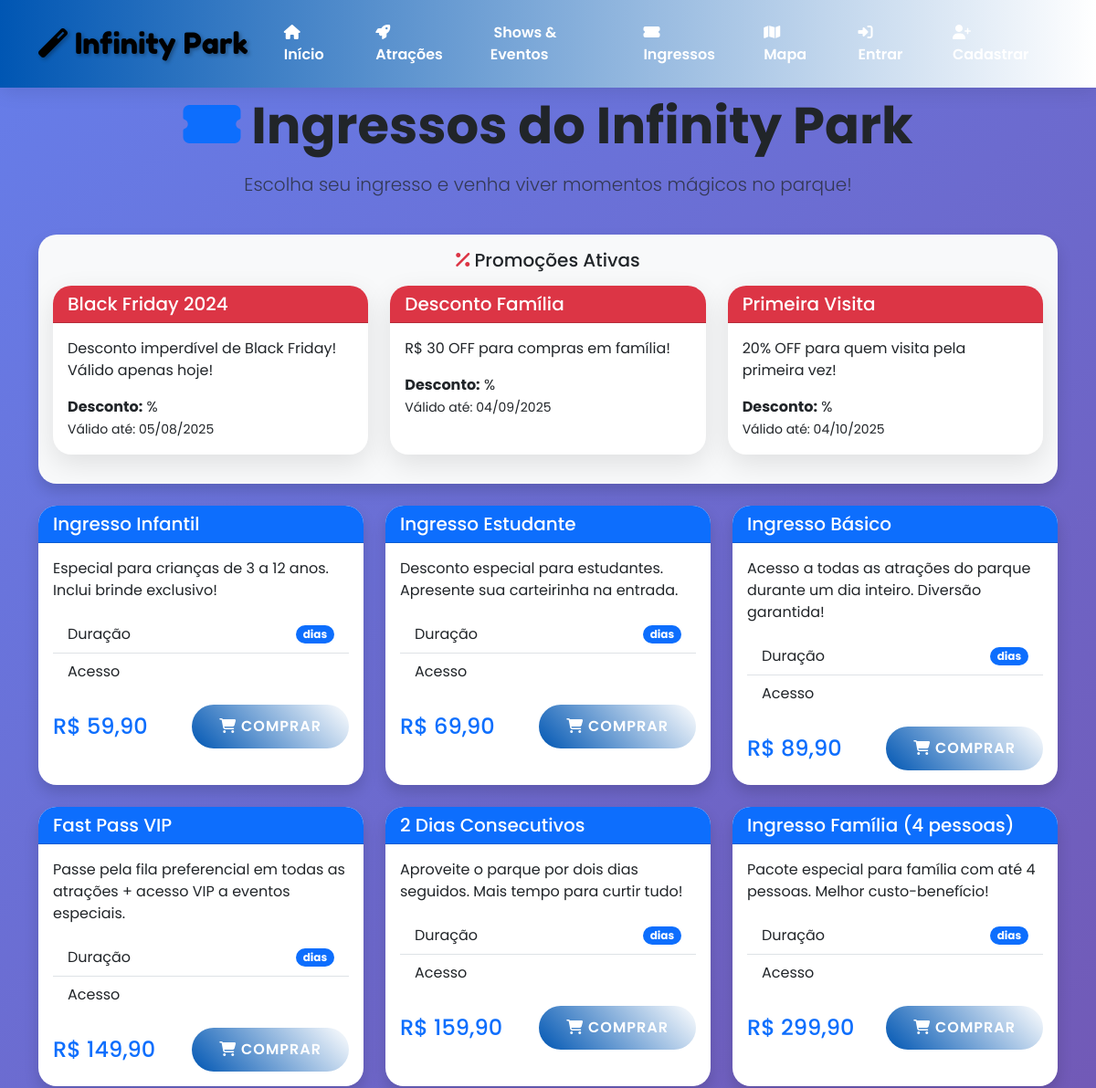
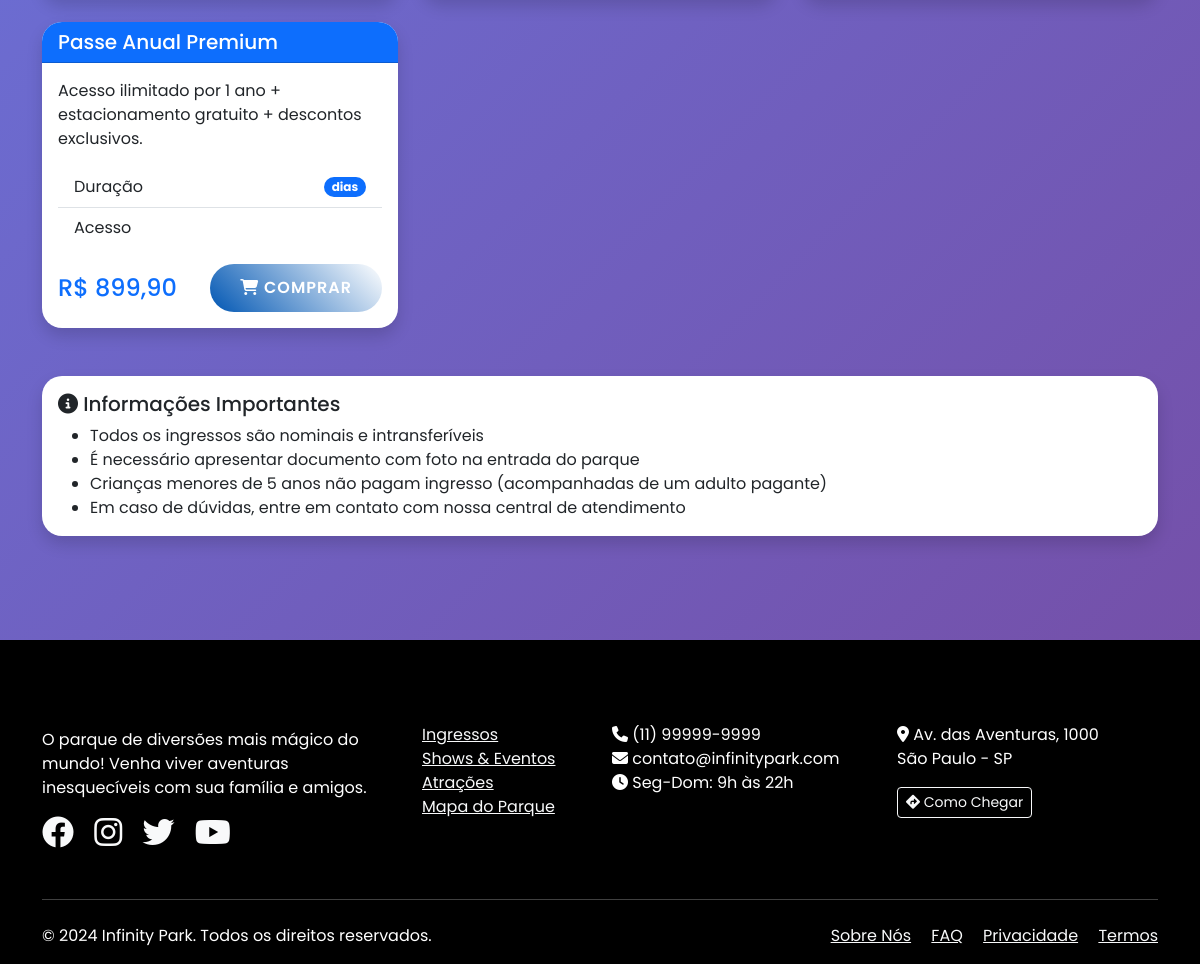
The app's page /ingressos/ with its own data (2 pictures, top to bottom).
### ingressos/models.py (models this page shows, shortened)
class Promocao(models.Model):
    TIPOS_DESCONTO = [
        ('percentual', 'Percentual'),
        ('valor_fixo', 'Valor Fixo'),
    ]
    nome = models.CharField(max_length=100)
    descricao = models.TextField()
    codigo = models.CharField(max_length=50, unique=True, help_text="Código promocional")
    tipo_desconto = models.CharField(max_length=20, choices=TIPOS_DESCONTO)
    valor_desconto = models.DecimalField(max_digits=10, decimal_places=2)
    data_inicio = models.DateTimeField()
    data_fim = models.DateTimeField()
    uso_maximo = models.IntegerField(default=1, help_text="Máximo de usos por usuário")
    quantidade_maxima = models.IntegerField(null=True, blank=True, help_text="Quantidade máxima de usos total")
    quantidade_usada = models.IntegerField(default=0)
    valor_minimo = models.DecimalField(max_digits=10, decimal_places=2, default=0, help_text="Valor mínimo da compra")
    tipos_aplicaveis = models.ManyToManyField(TipoIngresso, blank=True)
    ativo = models.BooleanField(default=True)
    class Meta:
        verbose_name = 'Promoção'
        verbose_name_plural = 'Promoções'

class TipoIngresso(models.Model):
    nome = models.CharField(max_length=100)
    descricao = models.TextField()
    preco = models.DecimalField(max_digits=10, decimal_places=2, validators=[MinValueValidator(Decimal('0.00'))])
    cor = models.CharField(max_length=7, default='#007bff')
    icone = models.CharField(max_length=50, default='fas fa-ticket-alt')
    ativo = models.BooleanField(default=True)
    acesso_fast_pass = models.BooleanField(default=False)
    acesso_vip = models.BooleanField(default=False)
    estacionamento_gratuito = models.BooleanField(default=False)
    desconto_restaurantes = models.DecimalField(max_digits=3, decimal_places=0, default=0, validators=[MinValueValidator(0), MaxValueValidator(100)])
    desconto_loja = models.DecimalField(max_digits=3, decimal_places=0, default=0, validators=[MinValueValidator(0), MaxValueValidator(100)])
    idade_minima = models.IntegerField(default=0)
    idade_maxima = models.IntegerField(null=True, blank=True)
    validade_dias = models.IntegerField(default=1, help_text="Número de dias que o ingresso é válido")
    class Meta:
        verbose_name = 'Tipo de Ingresso'
        verbose_name_plural = 'Tipos de Ingressos'

### ingressos/views.py (the view)
# urls.py: path('', views.lista_ingressos, name='lista'),
def lista_ingressos(request):
    tipos_ingresso = TipoIngresso.objects.filter(ativo=True).order_by('preco')
    promocoes_ativas = Promocao.objects.filter(
        ativo=True,
        data_inicio__lte=timezone.now(),
        data_fim__gte=timezone.now()
    )
    context = {
        'tipos_ingresso': tipos_ingresso,
        'promocoes_ativas': promocoes_ativas,
        'titulo': 'Ingressos do Infinity Park',
        'descricao': 'Escolha seu ingresso e venha viver momentos mágicos no parque!'
    }
    return render(request, 'ingressos/lista.html', context)

### templates/ingressos/lista.html (shortened to what this page needs)
{% extends 'base.html' %}
{% block content %}
<div class="container py-4">
    <div class="row mb-4">
        <div class="col-12 text-center">
            <h1 class="display-4 fw-bold mb-3">
                <i class="fas fa-ticket-alt text-primary"></i>
                {{ titulo }}
            </h1>
            <p class="lead text-muted">{{ descricao }}</p>
        </div>
    </div>
    {% if promocoes_ativas %}
    <div class="row mb-4">
        <div class="col-12">
            <div class="card bg-light shadow">
                <div class="card-body">
                    <h5 class="card-title text-center mb-3">
                        <i class="fas fa-percentage text-danger"></i> Promoções Ativas
                    </h5>
                    <div class="row">
                        {% for promocao in promocoes_ativas %}
                        <div class="col-md-4 mb-3">
                            <div class="card h-100 border-danger">
                                <div class="card-header bg-danger text-white">
                                    <h5 class="mb-0">{{ promocao.nome }}</h5>
                                </div>
                                <div class="card-body">
                                    <p>{{ promocao.descricao }}</p>
                                    <p class="mb-0"><strong>Desconto:</strong> {{ promocao.desconto }}%</p>
                                    <p class="mb-0"><small>Válido até: {{ promocao.data_fim|date:"d/m/Y" }}</small></p>
                                </div>
                            </div>
                        </div>
                        {% endfor %}
                    </div>
                </div>
            </div>
        </div>
    </div>
    {% endif %}
    <div class="row">
        {% for tipo in tipos_ingresso %}
        <div class="col-md-4 mb-4">
            <div class="card h-100 shadow">
                <div class="card-header bg-primary text-white">
                    <h5 class="mb-0">{{ tipo.nome }}</h5>
                </div>
                <div class="card-body">
                    <p>{{ tipo.descricao }}</p>
                    <ul class="list-group list-group-flush mb-3">
                        <li class="list-group-item d-flex justify-content-between align-items-center">
                            <span>Duração</span>
                            <span class="badge bg-primary rounded-pill">{{ tipo.duracao_dias }} dias</span>
                        </li>
                        <li class="list-group-item d-flex justify-content-between align-items-center">
                            <span>Acesso</span>
                        </li>
                    </ul>
                    <div class="d-flex justify-content-between align-items-center">
                        <h4 class="text-primary mb-0">R$ {{ tipo.preco }}</h4>
                        <a href="{% url 'ingressos:detalhe' tipo.id %}" class="btn btn-primary">
                            <i class="fas fa-shopping-cart"></i> Comprar
                        </a>
                    </div>
                </div>
            </div>
        </div>
        {% endfor %}
    </div>
    <div class="row mt-4">
        <div class="col-12">
            <div class="card shadow">
                <div class="card-body">
                    <h5 class="card-title"><i class="fas fa-info-circle"></i> Informações Importantes</h5>
                    <ul class="mb-0">
                        <li>Todos os ingressos são nominais e intransferíveis</li>
                        <li>É necessário apresentar documento com foto na entrada do parque</li>
                        <li>Crianças menores de 5 anos não pagam ingresso (acompanhadas de um adulto pagante)</li>
                        <li>Em caso de dúvidas, entre em contato com nossa central de atendimento</li>
                    </ul>
                </div>
            </div>
        </div>
    </div>
</div>
{% endblock %}

### templates/base.html (shortened to what this page needs)
<!DOCTYPE html>
<html lang="pt-BR">
<head>
    <link href="https://cdn.jsdelivr.net/npm/bootstrap@5.3.0/dist/css/bootstrap.min.css" rel="stylesheet">
    <link rel="stylesheet" href="https://cdnjs.cloudflare.com/ajax/libs/font-awesome/6.4.0/css/all.min.css">
</head>
<body>
    <nav class="navbar navbar-expand-lg navbar-dark fixed-top">
        <div class="container">
            <a class="navbar-brand" href="{% url 'atracoes:home' %}">
                <i class="fas fa-magic floating-icon"></i> Infinity Park
            </a>
            <div class="collapse navbar-collapse" id="navbarNav">
                <ul class="navbar-nav mx-auto">
                    <li class="nav-item">
                        <a class="nav-link" href="{% url 'atracoes:home' %}">
                            <i class="fas fa-home"></i> Início
                        </a>
                    </li>
                    <li class="nav-item">
                        <a class="nav-link" href="{% url 'atracoes:lista' %}">
                            <i class="fas fa-rocket"></i> Atrações
                        </a>
                    </li>
                    <li class="nav-item">
                        <a class="nav-link" href="{% url 'eventos:lista' %}">
                             Shows & Eventos
                        </a>
                    </li>
                    <li class="nav-item">
                        <a class="nav-link" href="{% url 'ingressos:lista' %}">
                            <i class="fas fa-ticket-alt"></i> Ingressos
                        </a>
                    </li>
                    <li class="nav-item">
                        <a class="nav-link" href="{% url 'atracoes:mapa' %}">
                            <i class="fas fa-map"></i> Mapa
                        </a>
                    </li>
                </ul>
                <ul class="navbar-nav">
                    {% if user.is_authenticated %}
                        <li class="nav-item dropdown">
                            <a class="nav-link dropdown-toggle" href="#" role="button" data-bs-toggle="dropdown">
                                <i class="fas fa-user"></i> {{ user.first_name|default:user.username }}
                            </a>
                            <ul class="dropdown-menu">
                                <li><a class="dropdown-item" href="{% url 'usuarios:minha_conta' %}">
                                    <i class="fas fa-user-cog"></i> Minha Conta
                                </a></li>
                                <li><a class="dropdown-item" href="{% url 'atracoes:favoritos' %}">
                                    <i class="fas fa-heart"></i> Favoritos Atrações
                                </a></li>
                                <li><a class="dropdown-item" href="{% url 'eventos:favoritos' %}">
                                    <i class="fas fa-calendar-heart"></i> Favoritos Eventos
                                </a></li>
                                <li><a class="dropdown-item" href="{% url 'usuarios:minhas_compras' %}">
                                    <i class="fas fa-shopping-bag"></i> Minhas Compras
                                </a></li>
                                <li><hr class="dropdown-divider"></li>
                                <li><a class="dropdown-item" href="{% url 'usuarios:logout' %}">
                                    <i class="fas fa-sign-out-alt"></i> Sair
                                </a></li>
                            </ul>
                        </li>
                    {% else %}
                        <li class="nav-item">
                            <a class="nav-link" href="{% url 'usuarios:login' %}">
                                <i class="fas fa-sign-in-alt"></i> Entrar
                            </a>
                        </li>
                        <li class="nav-item">
                            <a class="nav-link" href="{% url 'usuarios:cadastro' %}">
                                <i class="fas fa-user-plus"></i> Cadastrar
                            </a>
                        </li>
                    {% endif %}
                </ul>
            </div>
        </div>
    </nav>
    <main style="margin-top: 80px;">
        {% block content %}{% endblock %}
    </main>
    <footer class="footer">
        <div class="container">
            <div class="row">
                <div class="col-lg-4 col-md-6 mb-4">
                    <h5 class="footer-title">Infinity Park</h5>
                    <p>O parque de diversões mais mágico do mundo! Venha viver aventuras inesquecíveis com sua família e amigos.</p>
                    <div class="social-links">
                        <a href="#" class="text-light me-3"><i class="fab fa-facebook fa-2x"></i></a>
                        <a href="#" class="text-light me-3"><i class="fab fa-instagram fa-2x"></i></a>
                        <a href="#" class="text-light me-3"><i class="fab fa-twitter fa-2x"></i></a>
                        <a href="#" class="text-light"><i class="fab fa-youtube fa-2x"></i></a>
                    </div>
                </div>
                <div class="col-lg-2 col-md-6 mb-4">
                    <h6 class="footer-title">Parque</h6>
                    <ul class="list-unstyled">
                        <li><a href="{% url 'ingressos:lista' %}" class="text-light">Ingressos</a></li>
                        <li><a href="{% url 'eventos:lista' %}" class="text-light">Shows & Eventos</a></li>
                        <li><a href="{% url 'atracoes:lista' %}" class="text-light">Atrações</a></li>
                        <li><a href="{% url 'atracoes:mapa' %}" class="text-light">Mapa do Parque</a></li>
                    </ul>
                </div>
                <div class="col-lg-3 col-md-6 mb-4">
                    <h6 class="footer-title">Atendimento</h6>
                    <ul class="list-unstyled">
                        <li><i class="fas fa-phone"></i> (11) 99999-9999</li>
                        <li><i class="fas fa-envelope"></i> contato@infinitypark.com</li>
                        <li><i class="fas fa-clock"></i> Seg-Dom: 9h às 22h</li>
                    </ul>
                </div>
                <div class="col-lg-3 col-md-6 mb-4">
                    <h6 class="footer-title">Localização</h6>
                    <p><i class="fas fa-map-marker-alt"></i> Av. das Aventuras, 1000<br>São Paulo - SP</p>
                    <a href="#" class="btn btn-outline-light btn-sm">
                        <i class="fas fa-directions"></i> Como Chegar
                    </a>
                </div>
            </div>
            <hr class="my-4">
            <div class="row align-items-center">
                <div class="col-md-6">
                    <p class="mb-0">&copy; 2024 Infinity Park. Todos os direitos reservados.</p>
                </div>
                <div class="col-md-6 text-md-end">
                    <a href="{% url 'sobre_nos' %}" class="text-light me-3">Sobre Nós</a>
                    <a href="{% url 'faq' %}" class="text-light me-3">FAQ</a>
                    <a href="{% url 'politica_privacidade' %}" class="text-light me-3">Privacidade</a>
                    <a href="{% url 'termos_uso' %}" class="text-light">Termos</a>
                </div>
            </div>
        </div>
    </footer>
</body>
</html>

### templates/base.html (style rules this page uses)
:root { --primary-color: #0056b3; --secondary-color: #ffffff; --accent-color: #000000; --success-color: #28a745; --warning-color: #fd7e14; --danger-color: #dc3545; --dark-color: #000000; --light-color: #ffffff; }
body { font-family: 'Poppins', sans-serif; background: linear-gradient(135deg, #667eea 0%, #764ba2 100%); min-height: 100vh; }
.navbar-brand { font-family: 'Fredoka One', cursive; font-size: 2rem; color: var(--accent-color) !important; text-shadow: 2px 2px 4px rgba(0,0,0,0.3); }
.navbar { background: linear-gradient(90deg, var(--primary-color), var(--secondary-color)) !important; box-shadow: 0 4px 20px rgba(0,0,0,0.1); padding: 1rem 0; }
.navbar-nav .nav-link { color: white !important; font-weight: 600; margin: 0 15px; transition: all 0.3s ease; position: relative; }
.navbar-nav .nav-link::after { content: ''; position: absolute; width: 0; height: 3px; bottom: -5px; left: 50%; background: var(--accent-color); transition: all 0.3s ease; transform: translateX(-50%); }
.card { border: none; border-radius: 20px; box-shadow: 0 10px 30px rgba(0,0,0,0.1); transition: all 0.3s ease; overflow: hidden; }
.btn-primary { background: linear-gradient(45deg, var(--primary-color), var(--secondary-color)); border: none; border-radius: 25px; padding: 12px 30px; font-weight: 600; text-transform: uppercase; letter-spacing: 1px; transition: all 0.3s ease; }
.floating-icon { animation: float 3s ease-in-out infinite; }
.footer { background: var(--dark-color); color: white; padding: 3rem 0 1rem; margin-top: 5rem; }
.footer-title { font-family: 'Fredoka One', cursive; color: var(--accent-color); margin-bottom: 1rem; }

### records on screen
Promocao: nome "Black Friday 2024", descricao "Desconto imperdível de Black Friday! Válido apenas hoje!", data_fim "05/08/2025"
Promocao: nome "Desconto Família", descricao "R$ 30 OFF para compras em família!", data_fim "04/09/2025"
Promocao: nome "Primeira Visita", descricao "20% OFF para quem visita pela primeira vez!", data_fim "04/10/2025"
TipoIngresso: nome "Ingresso Infantil", descricao "Especial para crianças de 3 a 12 anos. Inclui brinde exclusivo!", preco "59,90"
TipoIngresso: nome "Ingresso Estudante", descricao "Desconto especial para estudantes. Apresente sua carteirinha na entrada.", preco "69,90"
TipoIngresso: nome "Ingresso Básico", descricao "Acesso a todas as atrações do parque durante um dia inteiro. Diversão garantida!", preco "89,90"
TipoIngresso: nome "Fast Pass VIP", descricao "Passe pela fila preferencial em todas as atrações + acesso VIP a eventos especiais.", preco "149,90"
TipoIngresso: nome "2 Dias Consecutivos", descricao "Aproveite o parque por dois dias seguidos. Mais tempo para curtir tudo!", preco "159,90"
TipoIngresso: nome "Ingresso Família (4 pessoas)", descricao "Pacote especial para família com até 4 pessoas. Melhor custo-benefício!", preco "299,90"
TipoIngresso: nome "Passe Anual Premium", descricao "Acesso ilimitado por 1 ano + estacionamento gratuito + descontos exclusivos.", preco "899,90"

### other values on screen
{{ titulo }} "Ingressos do Infinity Park"
{{ descricao }} "Escolha seu ingresso e venha viver momentos mágicos no parque!"
